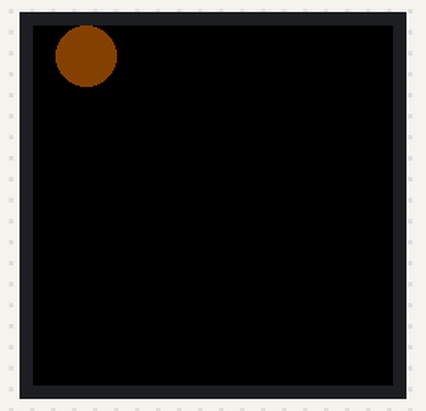
Simulated run of this sketch. Board: Raspberry Pi Pico. Shown: 240×240 colour display. What the sketch prints to the serial monitor is not drawn.

Above: at 0.49 s.
At 5.29 s:
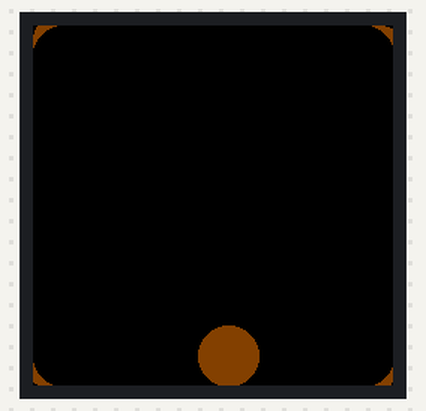
At 10.2 s:
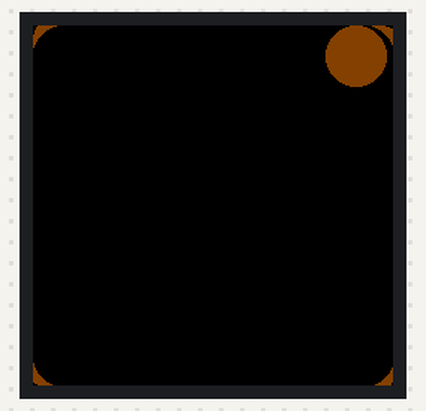
At 20.08 s:
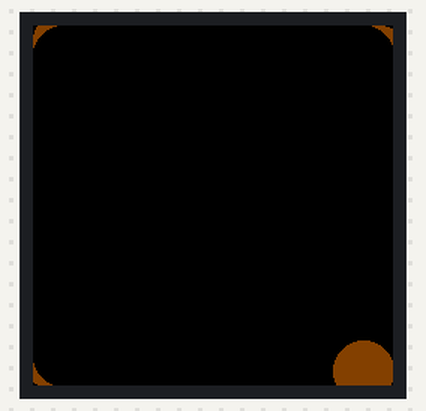
At 29.95 s:
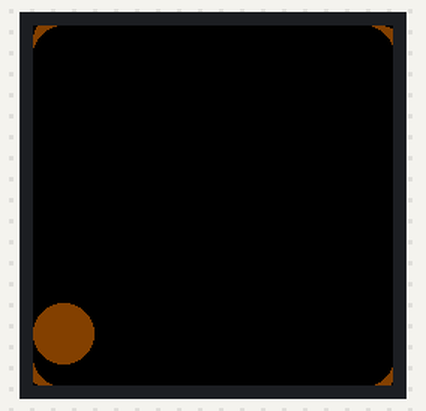
At 39.75 s:
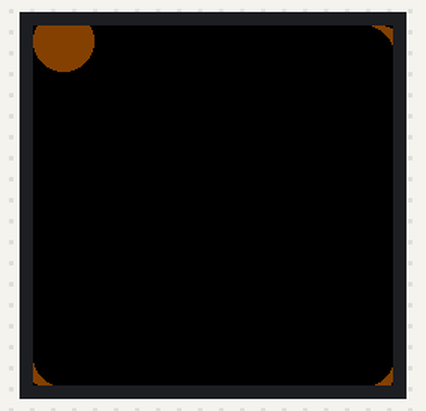

The sketch:

LCD_Algo_2_Test_Program.ino
```cpp
#include <Adafruit_GFX.h>    // Core graphics library
//#include <Adafruit_ST7735.h> // Hardware-specific library for ST7735
#include <Adafruit_ST7789.h> // Hardware-specific library for ST7789

#define TFT_CS  8
#define TFT_RST 10 // Or set to -1 and connect to Arduino RESET pin
#define TFT_DC  9

// For 1.44" and 1.8" TFT with ST7735 use:
//Adafruit_ST7735 tft = Adafruit_ST7735(TFT_CS, TFT_DC, TFT_RST);
// For 1.14", 1.3", 1.54", and 2.0" TFT with ST7789:
Adafruit_ST7789 tft = Adafruit_ST7789(TFT_CS, TFT_DC, TFT_RST);


void setup() {

  Serial.begin(9600);
  delay(100);
  Serial.println("Starting Program");
  delay(100);

  // Use this initializer if using a 1.8" TFT screen:
  //tft.initR(INITR_BLACKTAB);      // Init ST7735S chip, black tab

  // OR use this initializer if using a 1.8" TFT screen with offset such as WaveShare:
  //SENDtft.initR(INITR_GREENTAB);      // Init ST7735S chip, green tab

  // OR use this initializer (uncomment) if using a 1.44" TFT:
  //  tft.initR(INITR_144GREENTAB); // Init ST7735R chip, green tab

  // OR use this initializer (uncomment) if using a 0.96" 160x80 TFT:
  //tft.initR(INITR_MINI160x80);  // Init ST7735S mini display

  // OR use this initializer (uncomment) if using a 1.3" or 1.54" 240x240 TFT:
  SPI.setMOSI(11);
  SPI.setSCK(13);
  tft.init(240, 240, SPI_MODE2);           // Init ST7789 240x240

  // OR use this initializer (uncomment) if using a 2.0" 320x240 TFT:
  //tft.init(240, 320);           // Init ST7789 320x240

  // OR use this initializer (uncomment) if using a 1.14" 240x135 TFT:
  //tft.init(135, 240);           // Init ST7789 240x135

  // SPI speed defaults to SPI_DEFAULT_FREQ defined in the library, you can override it here
  // Note that speed allowable depends on chip and quality of wiring, if you go too fast, you
  // may end up with a black screen some times, or all the time.
  //tft.setSPISpeed(40000000);
  tft.fillScreen(ST77XX_BLACK);
  tft.setRotation(2);

}

void loop() {
  //tft.drawRGBBitmap(0, 0, hackaday, 240, 240);
  Serial.println("Loop");
  int sp = 15;
  int ball_size = 20;
  int ball_color = 0x8200;
  int slowing = 50;
  for (int i = ball_size; i <= tft.width() - ball_size; i = i + sp) {
    for (int k = 0; k < sp; k++) {
      tft.drawCircleHelper(i + k, ball_size, ball_size, 1,  ST77XX_BLACK);
      tft.drawCircleHelper(i + k, ball_size, ball_size, 8,  ST77XX_BLACK);
      tft.drawPixel(i + k - ball_size, ball_size, ST77XX_BLACK);
    }
    tft.fillCircle(i + sp, ball_size, ball_size, ball_color);
    delay(slowing);
  }

  for (int j = ball_size; j <= tft.width() - ball_size; j = j + sp) {
    for (int k = 0; k < sp; k++) {
      tft.drawCircleHelper(tft.width() - ball_size, j + k, ball_size, 1,  ST77XX_BLACK);
      tft.drawCircleHelper(tft.width() - ball_size, j + k, ball_size, 2,  ST77XX_BLACK);
      tft.drawPixel(tft.width() - ball_size, j + k - ball_size, ST77XX_BLACK);
    }
    tft.fillCircle(tft.width() - ball_size, j + sp, ball_size, ball_color);
    delay(slowing);
  }

  for (int i = tft.width() - ball_size; i >= ball_size; i = i - sp) {
    for (int k = 0; k < sp; k++) {
      tft.drawCircleHelper(i - k, tft.width() - ball_size, ball_size, 2,  ST77XX_BLACK);
      tft.drawCircleHelper(i - k, tft.width() - ball_size, ball_size, 4,  ST77XX_BLACK);
      tft.drawPixel(i - k + ball_size, tft.width() - ball_size, ST77XX_BLACK);
    }
    tft.fillCircle(i - sp, tft.width() - ball_size, ball_size, ball_color);
    delay(slowing);
  }
  for (int j = tft.width() - ball_size; j >= ball_size; j = j - sp) {
    for (int k = 0; k < sp; k++) {
      tft.drawCircleHelper(ball_size, j - k, ball_size, 4,  ST77XX_BLACK);
      tft.drawCircleHelper(ball_size, j - k, ball_size, 8,  ST77XX_BLACK);
      tft.drawPixel(ball_size, j - k + ball_size, ST77XX_BLACK);
    }
    tft.fillCircle(ball_size, j - sp, ball_size, ball_color);
    delay(slowing);
  }
  //tft.fillScreen(ST77XX_BLACK);
}
```
